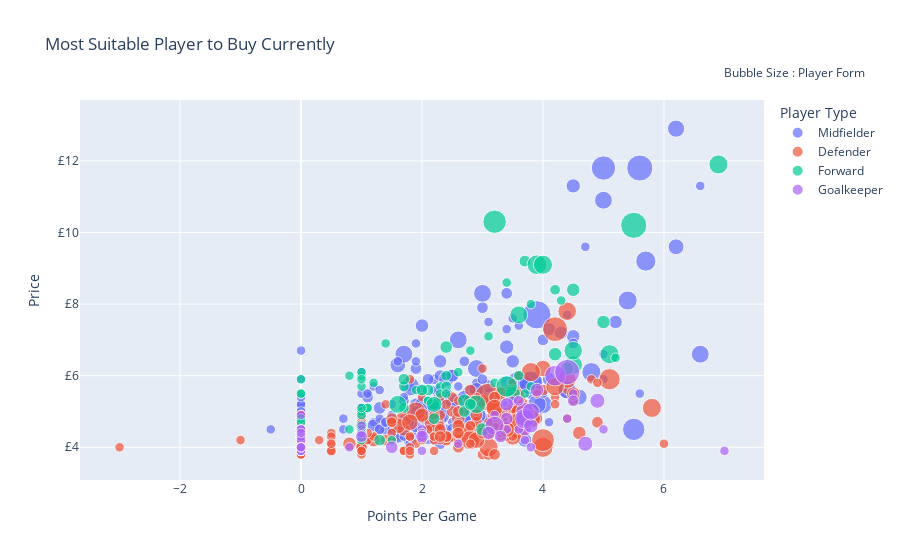

The notebook cell saved with this chart:
### Markdown cell above
#### Most Suitable Player to Buy Currently
[Move to top](#Fantasy-Premier-League---Player-Selector)

### Code cell
cf.go_offline()

df = players_details[['form','points_per_game','now_cost','team_name','singular_name','first_name','web_name']]
df["now_cost"] = df["now_cost"]/10
df.points_per_game = pd.to_numeric(df.points_per_game)
df.rename(columns = {'singular_name' : "Player Type"}, inplace = True)
df["name"] = df["first_name"] + ' ' + df["web_name"]
fig = px.scatter(df, x='points_per_game', 
                 y='now_cost',  
                 size = (players_details["form"].astype(float).values + abs(players_details["form"].astype(float).values.min()))*1.5, 
                 hover_name = "name",
                 hover_data= ["team_name"],
                 color ="Player Type",
                 title = "Most Suitable Player to Buy Currently"
                )
fig['layout']['yaxis'].update({'title': 'Price', 'tickprefix': '£'})
fig['layout']['xaxis'].update({'title': 'Points Per Game'})
fig.update_layout(
    showlegend=True,
    annotations=[
        dict(
            x=1.15,
            y=1.10,
            xref="paper",
            yref="paper",
            showarrow=False,
            text="Bubble Size : Player Form"
        )
    ]
)

fig.show()

### Figure 1 — Plotly figure (JSON) as saved in the notebook; plotly's stock layout.template omitted (floating-point values rounded to 4 significant figures; data arrays with more than 128 entries replaced by an {"elided": "..."} marker saying what was removed)
{"data": [{"customdata": {"elided": "295x1 str values"}, "hovertemplate": "<b>%{hovertext}</b><br><br>Player Type=Midfielder<br>points_per_game=%{x}<br>now_cost=%{y}<br>size=%{marker.size}<br>team_name=%{customdata[0]}<extra></extra>", "hovertext": {"elided": "295 str values"}, "legendgroup": "Midfielder", "marker": {"color": "#636efa", "size": {"elided": "295 float values"}, "sizemode": "area", "sizeref": 0.06563, "symbol": "circle"}, "mode": "markers", "name": "Midfielder", "orientation": "v", "showlegend": true, "type": "scatter", "x": {"elided": "295 float values"}, "xaxis": "x", "y": {"elided": "295 float values"}, "yaxis": "y"}, {"customdata": {"elided": "246x1 str values"}, "hovertemplate": "<b>%{hovertext}</b><br><br>Player Type=Defender<br>points_per_game=%{x}<br>now_cost=%{y}<br>size=%{marker.size}<br>team_name=%{customdata[0]}<extra></extra>", "hovertext": {"elided": "246 str values"}, "legendgroup": "Defender", "marker": {"color": "#EF553B", "size": {"elided": "246 float values"}, "sizemode": "area", "sizeref": 0.06563, "symbol": "circle"}, "mode": "markers", "name": "Defender", "orientation": "v", "showlegend": true, "type": "scatter", "x": {"elided": "246 float values"}, "xaxis": "x", "y": {"elided": "246 float values"}, "yaxis": "y"}, {"customdata": [["Arsenal"], ["Arsenal"], ["Aston Villa"], ["Aston Villa"], ["Aston Villa"], ["Aston Villa"], ["Aston Villa"], ["Brighton"], ["Brighton"], ["Brighton"], ["Brighton"], ["Brighton"], ["Brighton"], ["Burnley"], ["Burnley"], ["Burnley"], ["Burnley"], ["Burnley"], ["Burnley"], ["Burnley"], ["Chelsea"], ["Chelsea"], ["Chelsea"], ["Crystal Palace"], ["Crystal Palace"], ["Crystal Palace"], ["Crystal Palace"], ["Crystal Palace"], ["Everton"], ["Everton"], ["Everton"], ["Everton"], ["Everton"], ["Everton"], ["Fulham"], ["Fulham"], ["Fulham"], ["Leicester"], ["Leicester"], ["Leicester"], ["Leeds"], ["Leeds"], ["Leeds"], ["Leeds"], ["Leeds"], ["Liverpool"], ["Liverpool"], ["Man City"], ["Man City"], ["Man City"], ["Man Utd"], ["Man Utd"], ["Man Utd"], ["Newcastle"], ["Newcastle"], ["Newcastle"], ["Newcastle"], ["Newcastle"], ["Sheffield Utd"], ["Sheffield Utd"], ["Sheffield Utd"], ["Sheffield Utd"], ["Sheffield Utd"], ["Sheffield Utd"], ["Sheffield Utd"], ["Sheffield Utd"], ["Southampton"], ["Southampton"], ["Southampton"], ["Southampton"], ["Southampton"], ["Spurs"], ["Spurs"], ["Spurs"], ["West Brom"], ["West Brom"], ["West Brom"], ["West Brom"], ["West Brom"], ["West Brom"], ["West Brom"], ["West Ham"], ["West Ham"], ["West Ham"], ["West Ham"], ["West Ham"], ["Wolves"], ["Wolves"], ["Wolves"], ["Wolves"], ["Wolves"], ["Wolves"]], "hovertemplate": "<b>%{hovertext}</b><br><br>Player Type=Forward<br>points_per_game=%{x}<br>now_cost=%{y}<br>size=%{marker.size}<br>team_name=%{customdata[0]}<extra></extra>", "hovertext": ["Alexandre Lacazette", "Edward Nketiah", "Wesley Wesley", "Mbwana Samatta", "Keinan Davis", "Indiana Vassilev", "Ollie Watkins", "Glenn Murray", "Florin Andone", "Neal Maupay", "Aaron Connolly", "Andi Zeqiri", "Danny Welbeck", "Jay Rodriguez", "Ashley Barnes", "Chris Wood", "Matej Vydra", "Max Thompson", "Lewis Richardson", "Joel Mumbongo", "Olivier Giroud", "Timo Werner", "Tammy Abraham", "Michy Batshuayi", "Christian Benteke", "Connor Wickham", "Jordan Ayew", "Jean-Philippe Mateta", "Cenk Tosun", "Dominic Calvert-Lewin", "Richarlison Richarlison", "Moise Kean", "Ellis Simms", "Joshua King", "Bobby Decordova-Reid", "Aleksandar Mitrović", "Josh Maja", "Jamie Vardy", "Kelechi Iheanacho", "Islam Slimani", "Patrick Bamford", "Rodrigo Rodrigo", "Niall Huggins", "Joe Gelhardt", "Sam Greenwood", "Roberto Firmino", "Divock Origi", "Sergio Agüero", "Gabriel Fernando Jesus", "Liam Delap", "Odion Ighalo", "Anthony Martial", "Edinson Cavani", "Andy Carroll", "Dwight Gayle", "Joelinton Cássio Joelinton", "Yoshinori Muto", "Callum Wilson", "Rhian Brewster", "Billy Sharp", "David McGoldrick", "Oliver McBurnie", "Lys Mousset", "Antwoine Hackford", "Daniel Jebbison", "William Osula", "Shane Long", "Danny Ings", "Che Adams", "Michael Obafemi", "Daniel N'Lundulu", "Harry Kane", "Carlos Vinicius Carlos Vinicius", "Dane Scarlett", "Callum Callum Robinson", "Hal Robson-Kanu", "Charlie Austin", "Kenneth Zohore", "Karlan Grant", "Cheikh Diaby", "Mbaye Diagne", "Michail Antonio", "Sébastien Haller", "Jordan Hugill", "Albian Ajeti", "Ademipo Odubeko", "Raúl Jiménez", "Léo Bonatini", "Leonardo Campana", "Fabio Fabio Silva", "Patrick Cutrone", "Willian José Willian José"], "legendgroup": "Forward", "marker": {"color": "#00cc96", "size": [3.75, 3.0, 3.0, 3.0, 3.0, 3.0, 11.25, 3.0, 3.0, 3.0, 4.5, 3.0, 3.0, 3.75, 3.75, 6.0, 4.5, 3.0, 3.0, 3.0, 3.0, 4.5, 3.0, 3.0, 7.5, 3.0, 4.5, 3.0, 3.0, 6.0, 10.5, 3.0, 3.0, 3.0, 6.0, 3.0, 4.5, 22.5, 6.0, 3.0, 12.0, 15.0, 3.0, 3.0, 3.0, 12.75, 3.0, 18.0, 12.0, 3.0, 3.0, 3.0, 3.0, 3.75, 4.5, 3.75, 3.0, 3.0, 4.5, 3.0, 11.25, 3.0, 3.0, 3.0, 6.0, 3.0, 3.0, 6.0, 3.0, 4.5, 3.0, 12.0, 3.0, 3.0, 4.5, 10.5, 3.0, 3.0, 4.5, 3.0, 3.75, 11.25, 3.0, 3.0, 3.0, 3.0, 3.0, 3.0, 3.0, 8.25, 3.0, 5.25], "sizemode": "area", "sizeref": 0.06563, "symbol": "circle"}, "mode": "markers", "name": "Forward", "orientation": "v", "showlegend": true, "type": "scatter", "x": [4.2, 2.1, 1.0, 0.0, 1.5, 0.0, 4.5, 0.0, 0.0, 3.2, 2.2, 1.0, 3.7, 1.7, 2.4, 4.2, 2.2, 0.0, 1.0, 0.8, 2.8, 3.7, 3.1, 2.3, 3.5, 0.0, 2.1, 2.1, 0.8, 5.0, 3.6, 1.0, 0.0, 1.0, 2.7, 2.3, 2.7, 5.5, 4.4, 1.0, 5.1, 3.4, 1.0, 0.0, 0.0, 3.9, 1.1, 3.2, 4.0, 1.0, 1.0, 3.4, 3.8, 1.7, 1.7, 2.4, 0.0, 5.2, 1.3, 2.4, 2.9, 1.9, 1.2, 1.0, 3.0, 0.0, 1.1, 4.5, 3.8, 1.0, 1.0, 6.9, 1.4, 1.0, 2.8, 1.6, 1.0, 0.0, 2.0, 0.0, 3.6, 4.5, 2.6, 0.0, 0.0, 0.0, 4.3, 0.0, 0.0, 2.2, 1.0, 2.4], "xaxis": "x", "y": [8.4, 5.3, 6.0, 5.9, 4.2, 4.3, 6.3, 4.8, 4.8, 5.8, 5.2, 5.0, 5.5, 5.7, 6.0, 6.6, 4.8, 4.5, 4.5, 4.5, 6.7, 9.2, 7.1, 5.7, 5.5, 4.4, 5.6, 5.3, 6.0, 7.5, 7.7, 5.7, 4.5, 5.0, 5.3, 5.5, 5.0, 10.2, 6.2, 4.9, 6.6, 5.7, 4.5, 4.5, 4.5, 9.1, 5.1, 10.3, 9.1, 4.2, 6.1, 8.6, 8.0, 5.1, 5.9, 5.7, 4.8, 6.5, 4.2, 5.5, 5.2, 5.6, 5.8, 4.4, 4.5, 4.5, 5.1, 8.4, 5.7, 4.6, 4.5, 11.9, 6.9, 4.5, 5.2, 5.2, 5.1, 4.8, 5.6, 4.5, 6.0, 6.7, 6.1, 5.5, 5.5, 4.5, 8.1, 4.8, 4.7, 5.2, 5.9, 6.8], "yaxis": "y"}, {"customdata": [["Arsenal"], ["Arsenal"], ["Arsenal"], ["Arsenal"], ["Aston Villa"], ["Aston Villa"], ["Aston Villa"], ["Aston Villa"], ["Brighton"], ["Brighton"], ["Brighton"], ["Brighton"], ["Burnley"], ["Burnley"], ["Burnley"], ["Chelsea"], ["Chelsea"], ["Chelsea"], ["Chelsea"], ["Crystal Palace"], ["Crystal Palace"], ["Crystal Palace"], ["Crystal Palace"], ["Everton"], ["Everton"], ["Everton"], ["Everton"], ["Everton"], ["Fulham"], ["Fulham"], ["Fulham"], ["Fulham"], ["Leicester"], ["Leicester"], ["Leeds"], ["Leeds"], ["Leeds"], ["Leeds"], ["Liverpool"], ["Liverpool"], ["Liverpool"], ["Liverpool"], ["Liverpool"], ["Man City"], ["Man City"], ["Man City"], ["Man City"], ["Man City"], ["Man Utd"], ["Man Utd"], ["Man Utd"], ["Man Utd"], ["Man Utd"], ["Newcastle"], ["Newcastle"], ["Newcastle"], ["Newcastle"], ["Sheffield Utd"], ["Sheffield Utd"], ["Sheffield Utd"], ["Sheffield Utd"], ["Southampton"], ["Southampton"], ["Southampton"], ["Southampton"], ["Spurs"], ["Spurs"], ["Spurs"], ["West Brom"], ["West Brom"], ["West Brom"], ["West Ham"], ["West Ham"], ["West Ham"], ["West Ham"], ["West Ham"], ["Wolves"], ["Wolves"], ["Wolves"], ["Wolves"]], "hovertemplate": "<b>%{hovertext}</b><br><br>Player Type=Goalkeeper<br>points_per_game=%{x}<br>now_cost=%{y}<br>size=%{marker.size}<br>team_name=%{customdata[0]}<extra></extra>", "hovertext": ["Bernd Leno", "Mathew Ryan", "Matt Macey", "Rúnar Alex Rúnarsson", "Emiliano Martínez", "Tom Heaton", "Jed Steer", "Ørjan Nyland", "Christian Walton", "Jason Steele", "Robert Sánchez", "Thomas McGill", "Nick Pope", "Bailey Peacock-Farrell", "Will Norris", "Willy Caballero", "Kepa Arrizabalaga", "Edouard Mendy", "Karlo Ziger", "Wayne Hennessey", "Vicente Guaita", "Stephen Henderson", "Jack Butland", "Jonas Lössl", "Jordan Pickford", "João Virgínia", "Robin Olsen", "Harry Tyrer", "Fabricio Fabri", "Marcus Bettinelli", "Marek Rodák", "Alphonse Areola", "Kasper Schmeichel", "Danny Ward", "Francisco Casilla", "Kamil Miazek", "Illan Meslier", "Elia Caprile", "Adrián Adrián", "Alisson Alisson", "Caoimhin Kelleher", "Liam Hughes", "Jakub Ojrzynski", "Claudio Bravo", "Ederson Ederson", "Zack Steffen", "James Trafford", "Scott Carson", "Sergio Romero", "David de Gea", "Dean Henderson", "Lee Grant", "Nathan Bishop", "Karl Darlow", "Martin Dubravka", "Mark Gillespie", "Daniel Langley", "Simon Moore", "Wes Foderingham", "Aaron Ramsdale", "Michael Verrips", "Alex McCarthy", "Angus Gunn", "Fraser Forster", "Harry Lewis", "Hugo Lloris", "Paulo Gazzaniga", "Joe Hart", "David Button", "Sam Johnstone", "Andy Lonergan", "David Martin", "Darren Randolph", "Lukasz Fabianski", "Roberto Roberto", "Nathan Trott", "John Ruddy", "Rui Pedro Patrício", "Matija Sarkic", "Andreas Söndergaard"], "legendgroup": "Goalkeeper", "marker": {"color": "#ab63fa", "size": [10.5, 3.0, 3.0, 3.0, 7.5, 3.0, 3.0, 3.0, 3.0, 3.0, 6.0, 3.0, 3.0, 3.0, 5.25, 3.0, 3.0, 4.5, 3.0, 3.0, 5.25, 3.0, 3.0, 3.0, 9.75, 3.0, 3.0, 3.0, 3.0, 3.0, 4.5, 3.0, 0.0, 3.0, 7.5, 3.0, 3.0, 3.0, 3.0, 14.25, 3.0, 3.0, 3.0, 3.0, 21.0, 3.0, 3.0, 3.0, 3.0, 3.0, 6.0, 3.0, 3.0, 3.0, 13.5, 3.0, 3.0, 3.0, 3.0, 12.0, 3.0, 6.0, 3.0, 3.0, 3.0, 6.0, 3.0, 3.0, 3.0, 6.75, 3.0, 3.0, 5.25, 9.75, 3.0, 3.0, 5.25, 3.75, 3.0, 3.0], "sizemode": "area", "sizeref": 0.06563, "symbol": "circle"}, "mode": "markers", "name": "Goalkeeper", "orientation": "v", "showlegend": true, "type": "scatter", "x": [3.7, 2.6, 0.0, 1.0, 4.9, 0.0, 0.0, 0.0, 0.0, 0.0, 3.7, 0.0, 4.5, 0.8, 1.5, 1.0, 3.7, 4.5, 0.0, 0.0, 3.4, 0.0, 2.0, 0.0, 3.7, 2.0, 3.6, 0.0, 0.0, 0.0, 1.0, 3.4, 3.4, 0.0, 4.7, 0.0, 4.4, 0.0, 3.7, 4.2, 5.0, 0.0, 0.0, 0.0, 4.4, 2.0, 0.0, 7.0, 0.0, 3.5, 3.4, 0.0, 0.0, 3.2, 3.7, 0.0, 0.0, 0.0, 0.0, 3.2, 0.0, 3.1, 0.0, 3.8, 0.0, 3.9, 0.0, 0.0, 2.0, 3.8, 0.0, 0.0, 3.3, 3.8, 0.0, 0.0, 2.0, 3.6, 0.0, 0.0], "xaxis": "x", "y": [5.0, 4.1, 4.0, 4.4, 5.3, 4.5, 3.9, 4.0, 4.0, 3.9, 4.5, 3.9, 5.5, 4.0, 4.0, 4.6, 4.7, 5.3, 4.0, 4.3, 4.8, 4.0, 4.5, 4.3, 4.8, 4.3, 4.5, 4.0, 3.9, 4.3, 4.3, 4.5, 5.4, 4.3, 4.1, 4.0, 4.8, 4.0, 4.2, 6.0, 4.5, 4.0, 4.0, 4.5, 6.1, 4.4, 4.0, 3.9, 4.9, 5.3, 5.2, 4.0, 4.0, 4.9, 4.8, 4.3, 3.9, 4.3, 4.3, 4.6, 4.0, 4.4, 4.3, 4.0, 4.0, 5.6, 4.3, 4.2, 3.9, 4.6, 4.0, 3.9, 4.3, 5.0, 4.5, 4.0, 4.3, 5.3, 4.4, 4.0], "yaxis": "y"}], "layout": {"annotations": [{"showarrow": false, "text": "Bubble Size : Player Form", "x": 1.15, "xref": "paper", "y": 1.1, "yref": "paper"}], "legend": {"itemsizing": "constant", "title": {"text": "Player Type"}, "tracegroupgap": 0}, "showlegend": true, "title": {"text": "Most Suitable Player to Buy Currently"}, "xaxis": {"anchor": "y", "domain": [0.0, 1.0], "title": {"text": "Points Per Game"}}, "yaxis": {"anchor": "x", "domain": [0.0, 1.0], "tickprefix": "£", "title": {"text": "Price"}}}}
